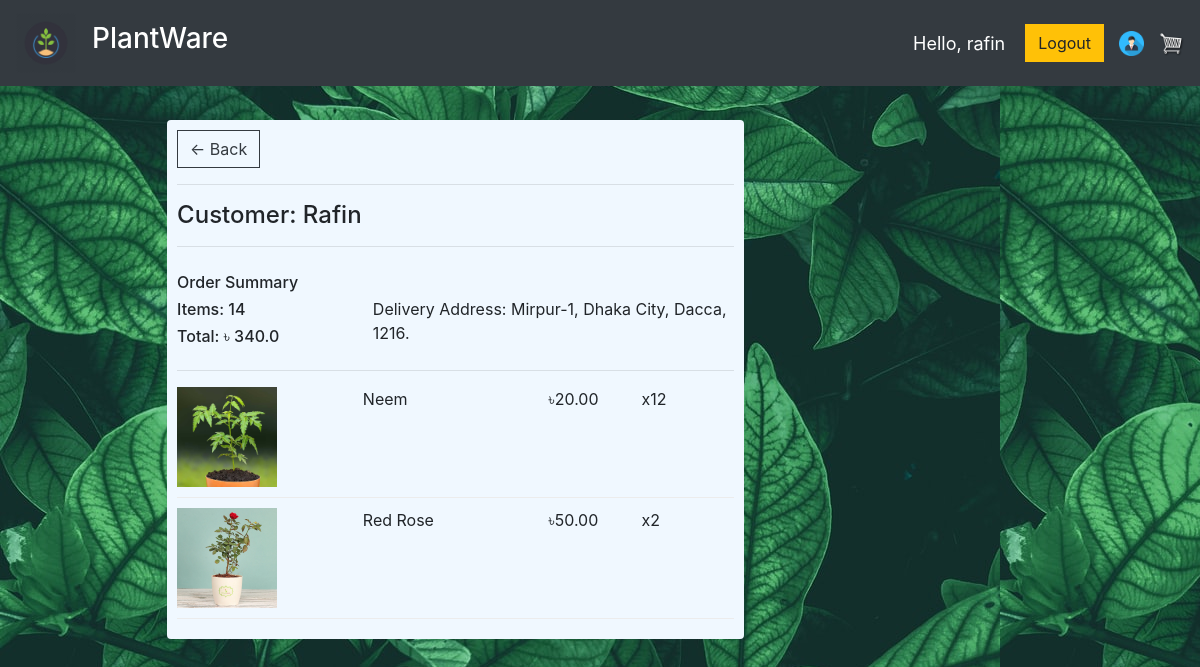
The app's page /home/cus_order/26/ (signed in) with its own data.
### warehouse/models.py (models this page shows, shortened)
class Order(models.Model):
    customer = models.ForeignKey(Customer, null=True, on_delete=models.CASCADE)
    date_ordered = models.DateTimeField(auto_now_add=False, null=True)
    complete = models.BooleanField(default=False, null=True, blank=False)
    transaction_id = models.CharField(max_length=100, null=True)
    delivery = models.BooleanField(default=False)
    @property
    def get_cart_total(self):
        orderitems = self.orderitem_set.all()
        item = orderitems.count()
        amount = float(sum([item.get_total for item in orderitems]))
        if item >= 5:
            total = amount - (amount*0.1)
            return total
        else:
            total = amount
            return total
    @property
    def get_cart_items(self):
        orderitems = self.orderitem_set.all()
        total = sum([item.quantity for item in orderitems])
        return total

class Customer(models.Model):
    user = models.OneToOneField(User, null=True, blank=True, on_delete=models.CASCADE)
    name = models.CharField(max_length=50, null=True)
    email = models.EmailField(max_length=50)
    phone = models.CharField(max_length=20, null=True)
    date_created = models.DateTimeField(auto_now_add=True, null=True)
    profile_pic = models.ImageField(default="profile2.png", null=True, blank=True)

class OrderItem(models.Model):
    product = models.ForeignKey(Product, on_delete=models.SET_NULL, null=True)
    order = models.ForeignKey(Order, on_delete=models.SET_NULL, null=True)
    quantity = models.IntegerField(default=0, null=True, blank=True)
    date_added = models.DateTimeField(auto_now_add=True)
    @property
    def get_total(self):
        total = self.product.price * self.quantity
        return total

class Product(models.Model):
    name = models.CharField(max_length=50, null=True)
    category = models.ForeignKey(Category, null=True, on_delete=models.CASCADE)
    price = models.DecimalField(max_digits=7, decimal_places=2)
    date_created = models.DateTimeField(auto_now_add=True, null=True)
    description = models.CharField(max_length=200, null=True, blank=True)
    image = models.ImageField(upload_to='images/', null=True, blank=True)
    available = models.BooleanField(default=False, null=True, blank=True)
    quantity = models.IntegerField(default=0)

class ShippingAddress(models.Model):
    customer = models.ForeignKey(Customer, on_delete=models.SET_NULL, null=True)
    order = models.ForeignKey(Order, on_delete=models.SET_NULL, null=True)
    address = models.CharField(max_length=200, null=False)
    city = models.CharField(max_length=200, null=False)
    district = models.CharField(max_length=200, null=False)
    zipcode = models.CharField(max_length=200, null=False)
    complete = models.BooleanField(default=False, null=True, blank=False)
    date_added = models.DateTimeField(auto_now_add=True)
    def __str__(self):
        template = '{0.address}, {0.city}, {0.district}, {0.zipcode}.'
        return template.format(self)

### account/decorators.py (the view)
        def wrapper_func(request, *args, **kwargs):
            group = None
            if request.user.groups.exists():
                group = request.user.groups.all()[0].name
            if group in allowed_roles:
                return view_func(request, *args, **kwargs)
            else:
                return HttpResponse('You are not allow to access this page.')

### warehouse/views.py (called while the page is built)
@login_required(login_url='login')
@allowed_user(allowed_roles=['admin', 'customer'])
def cus_order(request, ord_id):
    order = Order.objects.get(id=ord_id)
    orderlist = order.orderitem_set.all()
    address = order.shippingaddress_set.all()
    context = {'orderlist': orderlist, 'order': order, 'address': address}
    return render(request, 'warehouse/cus_order_page.html', context)

### warehouse/templates/warehouse/cus_order_page.html
{%  extends 'warehouse/main.html' %}
{% load static %}
{% block content %}
<br>
<div class="row mid">
    <div class="col-lg-8 box-element">
                {% if request.user.is_staff %}
                    <a  class="btn btn-outline-dark" href="{% url 'customer' %}">&#x2190; Back to Customer</a>
                    <a  class="btn btn-outline-dark" href="{% url 'order_view' %}">Orders</a>
                {% else %}
                    <a  class="btn btn-outline-dark" href="{% url 'cus_profile' %}">&#x2190; Back</a>
                {% endif %}
                <hr>
                <h4>Customer:  {{ order.customer.name }}</h4>
				<hr>
        <div class="row">
            <div class="col-lg-4">
                <h6>Order Summary</h6>
                <h6>Items:   {{ order.get_cart_items }} </h6>
                <h6>Total:  ৳  {{ order.get_cart_total }} </h6>
            </div>
            <div class="col-lg-8">
                <br>
                Delivery Address: {{ address.get }}
            </div>
        </div>
				<hr>
                {% for item in orderlist %}
				<div class="cart-row">
					<div style="flex:2"><img class="row-image" src="{{ item.product.image.url }}"></div>
					<div style="flex:2"><p>{{item.product.name}}</p></div>
					<div style="flex:1"><p>৳{{ item.product.price|floatformat:2 }}</p></div>
					<div style="flex:1"><p>x{{ item.quantity }}</p></div>
				</div>
				{% endfor %}
    </div>
</div>
{% endblock %}

### warehouse/templates/warehouse/header.html (shortened to what this page needs)
{% load static %}
<nav class="navbar navbar-expand-lg navbar-dark bg-dark">
    <a class="navbar-brand" href= "{% url 'store' %}">
        <img id="logo" src="{% static 'images/GOGREEN-02-512.png' %}"></a>
  <div class="collapse navbar-collapse" id="navbarSupportedContent">
    <ul class="navbar-nav mr-auto">
      <li class="nav-item active">
          <a class="navbar-brand" href= "{% url 'store' %}"><h3>PlantWare</h3><span class="sr-only">(current)</span></a>
      </li>
    </ul>
      <div class="form-inline my-2 my-lg-0">
          {% if request.user.is_authenticated %}
            <span class="hello-msg">Hello, {{ request.user }}</span>
              <a href="{% url 'logout' %}" class="btn btn-warning">Logout</a>
              {% if request.user.is_staff %}
                <a href="{% url 'admin_profile' %}">
                  <img  id="cart-icon" src="{% static 'images/user.png' %}">
                </a>
              {% else %}
                  <a href="{% url 'cus_profile' %}">
                    <img  id="cart-icon" src="{% static 'images/user.png' %}">
                  </a>
              {% endif %}
          {% else %}
              <a href="{% url 'login' %}" class="btn btn-warning">Login</a>
          {% endif %}
    </div>
      <div class="form-inline my-2 my-lg-0">
          {% if request.user.is_staff %}
              <a href="{% url 'home' %}">
              <img  id="cart-icon" src="{% static 'images/home_icon.png' %}">
            </a>
          {% else %}
                <a href="{% url 'cart' %}">
                  <img  id="cart-icon" src="{% static 'images/cart.png' %}">
                </a>
          {% endif %}
      </div>
  </div>
</nav>

### static/css/main.css (style rules this page uses)
#logo { height: 100%; width: 60px; }
body { background: url('/static/images/bg_pic.jpg'); }
#cart-icon { width:25px; display: inline-block; margin-left: 15px; }
.box-element { background-color: #F0F8FF; border-radius: 4px; padding: 10px; }
.col-lg-4, .col-lg-6, .col-lg-8, .col-lg-12 { margin-top: 10px; }
.btn { border-radius: 0; }
.row-image { width: 100px; }
.cart-row { display: flex; align-items: flex-stretch; padding-bottom: 10px; margin-bottom: 10px; border-bottom: 1px solid #ececec; }
.mid { margin-left: 13%; margin-right: 13%; }
.hello-msg { font-size: 18px; color: #fff; margin-right: 20px; }

### records on screen
Order: customer.name "Rafin", get_cart_items "14", get_cart_total "340.0", get "Mirpur-1, Dhaka City, Dacca, 1216."
OrderItem: product.image (picture), product.name "Neem", product.price "20.00", quantity "12"
OrderItem: product.image (picture), product.name "Red Rose", product.price "50.00", quantity "2"

### other values on screen
{{ request.user }} "rafin"
